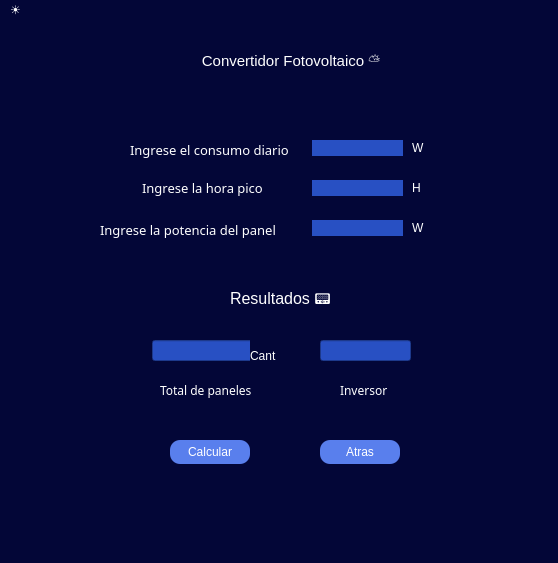
<?xml version="1.0" encoding="UTF-8"?>
<ui version="4.0">
 <class>Fotovoltaico</class>
 <widget class="QMainWindow" name="Fotovoltaico">
  <property name="geometry">
   <rect>
    <x>0</x>
    <y>0</y>
    <width>558</width>
    <height>563</height>
   </rect>
  </property>
  <property name="mouseTracking">
   <bool>false</bool>
  </property>
  <property name="windowTitle">
   <string>Fotovoltaico</string>
  </property>
  <property name="styleSheet">
   <string notr="true">
background-color: #030637;
border-color: rgb(0, 85, 255);
color: rgb(255, 255, 255);
</string>
  </property>
  <widget class="QWidget" name="centralwidget">
   <property name="enabled">
    <bool>true</bool>
   </property>
   <widget class="QLabel" name="label">
    <property name="geometry">
     <rect>
      <x>152</x>
      <y>10</y>
      <width>251</width>
      <height>61</height>
     </rect>
    </property>
    <property name="font">
     <font>
      <pointsize>11</pointsize>
     </font>
    </property>
    <property name="text">
     <string>            Convertidor Fotovoltaico ⛅</string>
    </property>
   </widget>
   <widget class="QLabel" name="label_2">
    <property name="geometry">
     <rect>
      <x>130</x>
      <y>120</y>
      <width>181</width>
      <height>20</height>
     </rect>
    </property>
    <property name="font">
     <font>
      <family>Eras Bold ITC</family>
      <pointsize>10</pointsize>
     </font>
    </property>
    <property name="text">
     <string>Ingrese el consumo diario</string>
    </property>
   </widget>
   <widget class="QLabel" name="label_3">
    <property name="geometry">
     <rect>
      <x>142</x>
      <y>160</y>
      <width>141</width>
      <height>16</height>
     </rect>
    </property>
    <property name="font">
     <font>
      <family>Eras Bold ITC</family>
      <pointsize>10</pointsize>
     </font>
    </property>
    <property name="text">
     <string>Ingrese la hora pico</string>
    </property>
   </widget>
   <widget class="QLabel" name="label_4">
    <property name="geometry">
     <rect>
      <x>100</x>
      <y>200</y>
      <width>211</width>
      <height>20</height>
     </rect>
    </property>
    <property name="font">
     <font>
      <family>Eras Bold ITC</family>
      <pointsize>10</pointsize>
     </font>
    </property>
    <property name="text">
     <string>Ingrese la potencia del panel</string>
    </property>
   </widget>
   <widget class="QLineEdit" name="dato">
    <property name="geometry">
     <rect>
      <x>312</x>
      <y>120</y>
      <width>91</width>
      <height>16</height>
     </rect>
    </property>
    <property name="styleSheet">
     <string notr="true">background-color: rgb(40, 80,195);
border-radius:10px;</string>
    </property>
   </widget>
   <widget class="QLineEdit" name="dato2">
    <property name="geometry">
     <rect>
      <x>312</x>
      <y>160</y>
      <width>91</width>
      <height>16</height>
     </rect>
    </property>
    <property name="styleSheet">
     <string notr="true">background-color: rgb(40, 80,195);
border-radius:10px;
			</string>
    </property>
   </widget>
   <widget class="QLineEdit" name="dato3">
    <property name="geometry">
     <rect>
      <x>312</x>
      <y>200</y>
      <width>91</width>
      <height>16</height>
     </rect>
    </property>
    <property name="styleSheet">
     <string notr="true">background-color: rgb(40, 80,195);
border-radius:10px;	</string>
    </property>
   </widget>
   <widget class="QLabel" name="label_5">
    <property name="geometry">
     <rect>
      <x>412</x>
      <y>120</y>
      <width>49</width>
      <height>16</height>
     </rect>
    </property>
    <property name="text">
     <string>W</string>
    </property>
   </widget>
   <widget class="QLabel" name="label_6">
    <property name="geometry">
     <rect>
      <x>412</x>
      <y>160</y>
      <width>49</width>
      <height>16</height>
     </rect>
    </property>
    <property name="text">
     <string>H</string>
    </property>
   </widget>
   <widget class="QLabel" name="label_7">
    <property name="geometry">
     <rect>
      <x>412</x>
      <y>200</y>
      <width>49</width>
      <height>16</height>
     </rect>
    </property>
    <property name="text">
     <string>W</string>
    </property>
   </widget>
   <widget class="QPushButton" name="pushButton">
    <property name="enabled">
     <bool>true</bool>
    </property>
    <property name="geometry">
     <rect>
      <x>170</x>
      <y>420</y>
      <width>80</width>
      <height>24</height>
     </rect>
    </property>
    <property name="styleSheet">
     <string notr="true">

background-color: rgb(89, 127, 237);
border-radius:10px;

</string>
    </property>
    <property name="text">
     <string>Calcular</string>
    </property>
   </widget>
   <widget class="QPushButton" name="pushButton_2">
    <property name="geometry">
     <rect>
      <x>320</x>
      <y>420</y>
      <width>80</width>
      <height>24</height>
     </rect>
    </property>
    <property name="styleSheet">
     <string notr="true">

background-color: rgb(89, 127, 237);
border-radius:10px;

</string>
    </property>
    <property name="text">
     <string>Atras</string>
    </property>
   </widget>
   <widget class="QLineEdit" name="resultado">
    <property name="geometry">
     <rect>
      <x>152</x>
      <y>320</y>
      <width>101</width>
      <height>21</height>
     </rect>
    </property>
    <property name="styleSheet">
     <string notr="true">background-color: rgb(40, 80,195);</string>
    </property>
   </widget>
   <widget class="QLineEdit" name="dato12">
    <property name="geometry">
     <rect>
      <x>320</x>
      <y>320</y>
      <width>91</width>
      <height>21</height>
     </rect>
    </property>
    <property name="styleSheet">
     <string notr="true">background-color: rgb(40, 80,195);</string>
    </property>
   </widget>
   <widget class="QLabel" name="label_13">
    <property name="geometry">
     <rect>
      <x>340</x>
      <y>360</y>
      <width>141</width>
      <height>20</height>
     </rect>
    </property>
    <property name="font">
     <font>
      <family>Eras Bold ITC</family>
     </font>
    </property>
    <property name="styleSheet">
     <string notr="true">color: rgb(255, 255, 255);</string>
    </property>
    <property name="text">
     <string>Inversor</string>
    </property>
   </widget>
   <widget class="QLabel" name="label_15">
    <property name="geometry">
     <rect>
      <x>250</x>
      <y>320</y>
      <width>41</width>
      <height>31</height>
     </rect>
    </property>
    <property name="text">
     <string>Cant</string>
    </property>
   </widget>
   <widget class="QLabel" name="label_8">
    <property name="geometry">
     <rect>
      <x>160</x>
      <y>360</y>
      <width>101</width>
      <height>21</height>
     </rect>
    </property>
    <property name="font">
     <font>
      <family>Eras Bold ITC</family>
     </font>
    </property>
    <property name="styleSheet">
     <string notr="true">color: rgb(255, 255, 255);</string>
    </property>
    <property name="text">
     <string>Total de paneles</string>
    </property>
   </widget>
   <widget class="QLabel" name="label_16">
    <property name="geometry">
     <rect>
      <x>230</x>
      <y>270</y>
      <width>141</width>
      <height>21</height>
     </rect>
    </property>
    <property name="font">
     <font>
      <pointsize>12</pointsize>
     </font>
    </property>
    <property name="text">
     <string>Resultados 📟</string>
    </property>
   </widget>
  </widget>
  <widget class="QMenuBar" name="menubar">
   <property name="geometry">
    <rect>
     <x>0</x>
     <y>0</y>
     <width>558</width>
     <height>22</height>
    </rect>
   </property>
   <widget class="QMenu" name="menu">
    <property name="title">
     <string>☀️</string>
    </property>
   </widget>
   <addaction name="menu"/>
  </widget>
  <widget class="QStatusBar" name="statusbar"/>
 </widget>
 <resources/>
 <connections/>
</ui>
